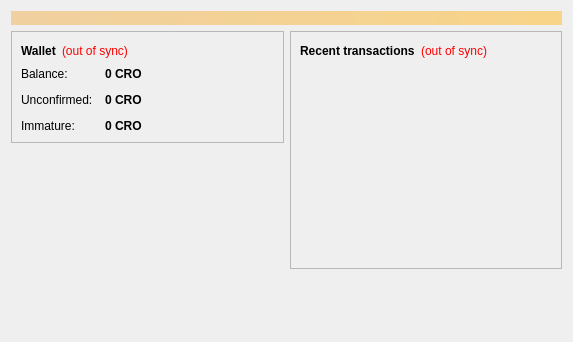
<?xml version="1.0" encoding="UTF-8"?>
<ui version="4.0">
 <class>OverviewPage</class>
 <widget class="QWidget" name="OverviewPage">
  <property name="geometry">
   <rect>
    <x>0</x>
    <y>0</y>
    <width>573</width>
    <height>342</height>
   </rect>
  </property>
  <property name="windowTitle">
   <string>Form</string>
  </property>
  <layout class="QVBoxLayout" name="topLayout">
   <item>
    <widget class="QLabel" name="labelAlerts">
     <property name="visible">
      <bool>false</bool>
     </property>
     <property name="styleSheet">
      <string notr="true">background-color: qlineargradient(x1: 0, y1: 0, x2: 1, y2: 0, stop:0 #F0D0A0, stop:1 #F8D488); color:#000000;</string>
     </property>
     <property name="wordWrap">
      <bool>true</bool>
     </property>
     <property name="margin">
      <number>3</number>
     </property>
    </widget>
   </item>
   <item>
    <layout class="QHBoxLayout" name="horizontalLayout" stretch="1,1">
     <item>
      <layout class="QVBoxLayout" name="verticalLayout_2">
       <item>
        <widget class="QFrame" name="frame">
         <property name="frameShape">
          <enum>QFrame::StyledPanel</enum>
         </property>
         <property name="frameShadow">
          <enum>QFrame::Raised</enum>
         </property>
         <layout class="QVBoxLayout" name="verticalLayout_4">
          <item>
           <layout class="QHBoxLayout" name="horizontalLayout_4">
            <item>
             <widget class="QLabel" name="label_5">
              <property name="font">
               <font>
                <weight>75</weight>
                <bold>true</bold>
               </font>
              </property>
              <property name="text">
               <string>Wallet</string>
              </property>
             </widget>
            </item>
            <item>
             <widget class="QLabel" name="labelWalletStatus">
              <property name="toolTip">
               <string>The displayed information may be out of date. Your wallet automatically synchronizes with the Croatiacoin network after a connection is established, but this process has not completed yet.</string>
              </property>
              <property name="styleSheet">
               <string notr="true">QLabel { color: red; }</string>
              </property>
              <property name="text">
               <string notr="true">(out of sync)</string>
              </property>
              <property name="alignment">
               <set>Qt::AlignLeading|Qt::AlignLeft|Qt::AlignVCenter</set>
              </property>
             </widget>
            </item>
            <item>
             <spacer name="horizontalSpacer_2">
              <property name="orientation">
               <enum>Qt::Horizontal</enum>
              </property>
              <property name="sizeHint" stdset="0">
               <size>
                <width>40</width>
                <height>20</height>
               </size>
              </property>
             </spacer>
            </item>
           </layout>
          </item>
          <item>
           <layout class="QFormLayout" name="formLayout_2">
            <property name="fieldGrowthPolicy">
             <enum>QFormLayout::AllNonFixedFieldsGrow</enum>
            </property>
            <property name="horizontalSpacing">
             <number>12</number>
            </property>
            <property name="verticalSpacing">
             <number>12</number>
            </property>
            <item row="0" column="0">
             <widget class="QLabel" name="label">
              <property name="text">
               <string>Balance:</string>
              </property>
             </widget>
            </item>
            <item row="0" column="1">
             <widget class="QLabel" name="labelBalance">
              <property name="font">
               <font>
                <weight>75</weight>
                <bold>true</bold>
               </font>
              </property>
              <property name="cursor">
               <cursorShape>IBeamCursor</cursorShape>
              </property>
              <property name="toolTip">
               <string>Your current balance</string>
              </property>
              <property name="text">
               <string notr="true">0 CRO</string>
              </property>
              <property name="textInteractionFlags">
               <set>Qt::LinksAccessibleByMouse|Qt::TextSelectableByKeyboard|Qt::TextSelectableByMouse</set>
              </property>
             </widget>
            </item>
            <item row="1" column="0">
             <widget class="QLabel" name="label_3">
              <property name="text">
               <string>Unconfirmed:</string>
              </property>
             </widget>
            </item>
            <item row="1" column="1">
             <widget class="QLabel" name="labelUnconfirmed">
              <property name="font">
               <font>
                <weight>75</weight>
                <bold>true</bold>
               </font>
              </property>
              <property name="cursor">
               <cursorShape>IBeamCursor</cursorShape>
              </property>
              <property name="toolTip">
               <string>Total of transactions that have yet to be confirmed, and do not yet count toward the current balance</string>
              </property>
              <property name="text">
               <string notr="true">0 CRO</string>
              </property>
              <property name="textInteractionFlags">
               <set>Qt::LinksAccessibleByMouse|Qt::TextSelectableByKeyboard|Qt::TextSelectableByMouse</set>
              </property>
             </widget>
            </item>
            <item row="2" column="0">
             <widget class="QLabel" name="labelImmatureText">
              <property name="text">
               <string>Immature:</string>
              </property>
             </widget>
            </item>
            <item row="2" column="1">
             <widget class="QLabel" name="labelImmature">
              <property name="font">
               <font>
                <weight>75</weight>
                <bold>true</bold>
               </font>
              </property>
              <property name="toolTip">
               <string>Mined balance that has not yet matured</string>
              </property>
              <property name="text">
               <string notr="true">0 CRO</string>
              </property>
              <property name="textInteractionFlags">
               <set>Qt::LinksAccessibleByMouse|Qt::TextSelectableByKeyboard|Qt::TextSelectableByMouse</set>
              </property>
             </widget>
            </item>
           </layout>
          </item>
         </layout>
        </widget>
       </item>
       <item>
        <spacer name="verticalSpacer">
         <property name="orientation">
          <enum>Qt::Vertical</enum>
         </property>
         <property name="sizeHint" stdset="0">
          <size>
           <width>20</width>
           <height>40</height>
          </size>
         </property>
        </spacer>
       </item>
      </layout>
     </item>
     <item>
      <layout class="QVBoxLayout" name="verticalLayout_3">
       <item>
        <widget class="QFrame" name="frame_2">
         <property name="frameShape">
          <enum>QFrame::StyledPanel</enum>
         </property>
         <property name="frameShadow">
          <enum>QFrame::Raised</enum>
         </property>
         <layout class="QVBoxLayout" name="verticalLayout">
          <item>
           <layout class="QHBoxLayout" name="horizontalLayout_2">
            <item>
             <widget class="QLabel" name="label_4">
              <property name="text">
               <string>&lt;b&gt;Recent transactions&lt;/b&gt;</string>
              </property>
             </widget>
            </item>
            <item>
             <widget class="QLabel" name="labelTransactionsStatus">
              <property name="toolTip">
               <string>The displayed information may be out of date. Your wallet automatically synchronizes with the Croatiacoin network after a connection is established, but this process has not completed yet.</string>
              </property>
              <property name="styleSheet">
               <string notr="true">QLabel { color: red; }</string>
              </property>
              <property name="text">
               <string notr="true">(out of sync)</string>
              </property>
              <property name="alignment">
               <set>Qt::AlignRight|Qt::AlignTrailing|Qt::AlignVCenter</set>
              </property>
             </widget>
            </item>
            <item>
             <spacer name="horizontalSpacer">
              <property name="orientation">
               <enum>Qt::Horizontal</enum>
              </property>
              <property name="sizeHint" stdset="0">
               <size>
                <width>40</width>
                <height>20</height>
               </size>
              </property>
             </spacer>
            </item>
           </layout>
          </item>
          <item>
           <widget class="QListView" name="listTransactions">
            <property name="styleSheet">
             <string notr="true">QListView { background: transparent; }</string>
            </property>
            <property name="frameShape">
             <enum>QFrame::NoFrame</enum>
            </property>
            <property name="verticalScrollBarPolicy">
             <enum>Qt::ScrollBarAlwaysOff</enum>
            </property>
            <property name="horizontalScrollBarPolicy">
             <enum>Qt::ScrollBarAlwaysOff</enum>
            </property>
            <property name="selectionMode">
             <enum>QAbstractItemView::NoSelection</enum>
            </property>
           </widget>
          </item>
         </layout>
        </widget>
       </item>
       <item>
        <spacer name="verticalSpacer_2">
         <property name="orientation">
          <enum>Qt::Vertical</enum>
         </property>
         <property name="sizeHint" stdset="0">
          <size>
           <width>20</width>
           <height>40</height>
          </size>
         </property>
        </spacer>
       </item>
      </layout>
     </item>
    </layout>
   </item>
  </layout>
 </widget>
 <resources/>
 <connections/>
</ui>
